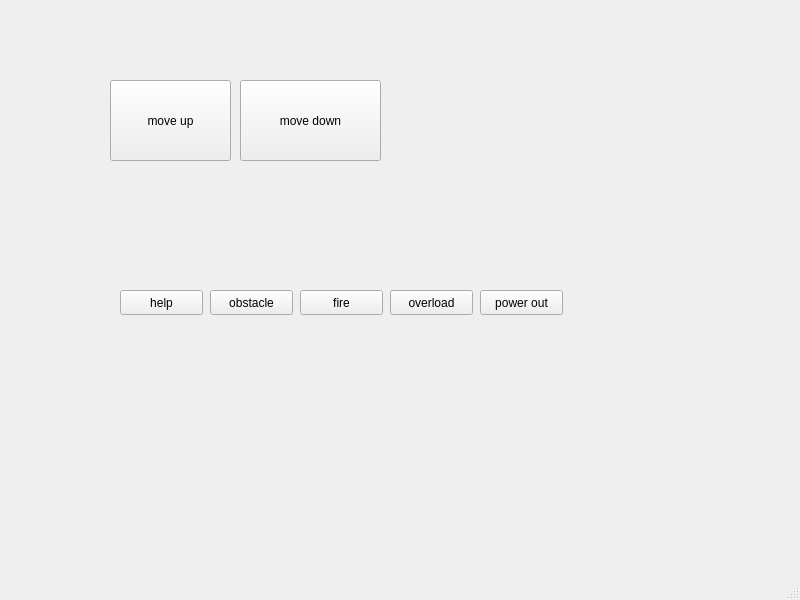
<?xml version="1.0" encoding="UTF-8"?>
<ui version="4.0">
 <class>MainWindow</class>
 <widget class="QMainWindow" name="MainWindow">
  <property name="geometry">
   <rect>
    <x>0</x>
    <y>0</y>
    <width>800</width>
    <height>600</height>
   </rect>
  </property>
  <property name="windowTitle">
   <string>MainWindow</string>
  </property>
  <widget class="QWidget" name="centralwidget">
   <widget class="QPushButton" name="fire">
    <property name="geometry">
     <rect>
      <x>300</x>
      <y>290</y>
      <width>83</width>
      <height>25</height>
     </rect>
    </property>
    <property name="text">
     <string>fire</string>
    </property>
   </widget>
   <widget class="QPushButton" name="obstacle">
    <property name="geometry">
     <rect>
      <x>210</x>
      <y>290</y>
      <width>83</width>
      <height>25</height>
     </rect>
    </property>
    <property name="text">
     <string>obstacle</string>
    </property>
   </widget>
   <widget class="QPushButton" name="help">
    <property name="geometry">
     <rect>
      <x>120</x>
      <y>290</y>
      <width>83</width>
      <height>25</height>
     </rect>
    </property>
    <property name="text">
     <string>help</string>
    </property>
   </widget>
   <widget class="QPushButton" name="overload">
    <property name="geometry">
     <rect>
      <x>390</x>
      <y>290</y>
      <width>83</width>
      <height>25</height>
     </rect>
    </property>
    <property name="text">
     <string>overload</string>
    </property>
   </widget>
   <widget class="QPushButton" name="powerout">
    <property name="geometry">
     <rect>
      <x>480</x>
      <y>290</y>
      <width>83</width>
      <height>25</height>
     </rect>
    </property>
    <property name="text">
     <string>power out</string>
    </property>
   </widget>
   <widget class="QPushButton" name="moveup">
    <property name="geometry">
     <rect>
      <x>110</x>
      <y>80</y>
      <width>121</width>
      <height>81</height>
     </rect>
    </property>
    <property name="text">
     <string>move up</string>
    </property>
   </widget>
   <widget class="QPushButton" name="movedown">
    <property name="geometry">
     <rect>
      <x>240</x>
      <y>80</y>
      <width>141</width>
      <height>81</height>
     </rect>
    </property>
    <property name="text">
     <string>move down</string>
    </property>
   </widget>
  </widget>
  <widget class="QMenuBar" name="menubar">
   <property name="geometry">
    <rect>
     <x>0</x>
     <y>0</y>
     <width>800</width>
     <height>22</height>
    </rect>
   </property>
  </widget>
  <widget class="QStatusBar" name="statusbar"/>
 </widget>
 <resources/>
 <connections/>
</ui>
